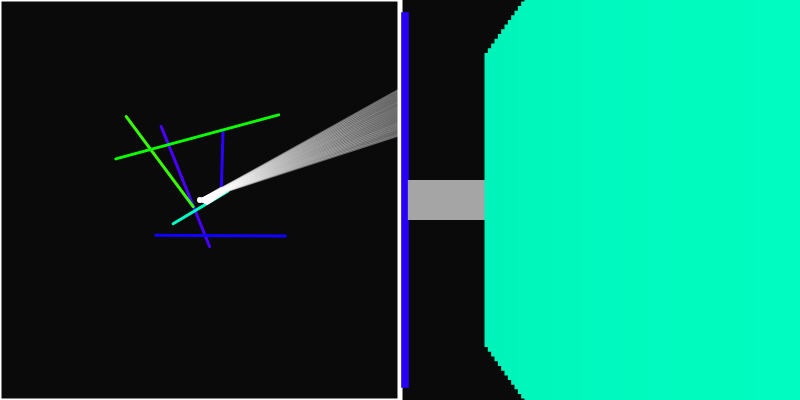
Frame 1 (no input)
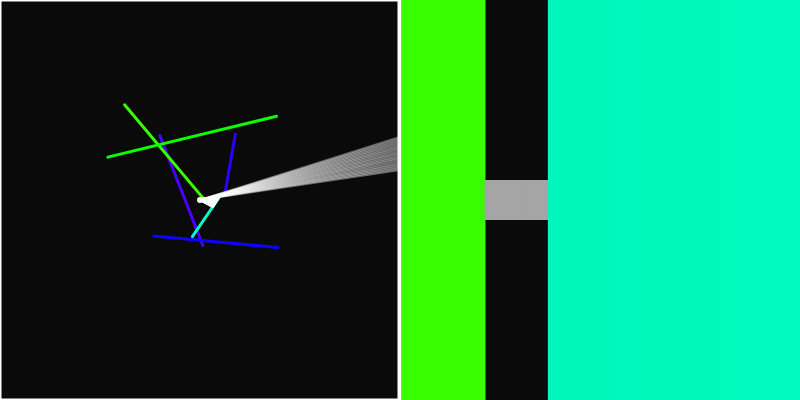
Frame 60 (no input)
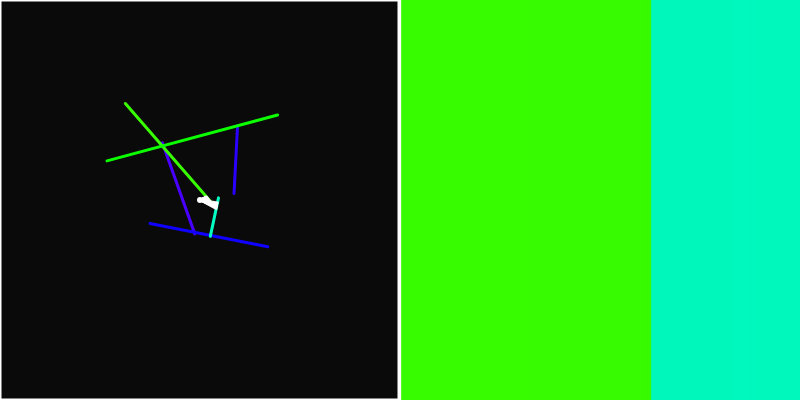
Frame 120 (the mouse pressed at the canvas centre since frame 60)

The p5.js sketch that drew these frames (run headless with seeded random() and noise() and a simulated clock; from frame 60 on, the mouse is pressed at the canvas centre):

// p5.js sketch
// ── sketch.js
let muri;
let fuoco;
var slider, slider2;
var larghezza, altezza, diagonale;

function setup(){
    larghezza = 400;
    altezza = 400;
    diagonale = Math.sqrt(altezza*altezza+larghezza*larghezza);
    createCanvas(larghezza*2,altezza);
    createElement("br");
    slider = createSlider(0, 360, 60);
    slider.input(setFOV);
    createElement("br");
    slider2 = createSlider(0,10, 1, 0.5);
    muri = [];
    fuoco = new Agente(larghezza/2, height/2,0,60);
    for (let i = 0; i<6; i++){
        muri.push(new Muro(0,0,0,0,true, random(360)));
    }
    /*4 muri laterali*/
    muri.push(new Muro(0,0,larghezza,0, false));
    muri.push(new Muro(0,0,0,height, false));
    muri.push(new Muro(0,height,larghezza,height, false));
    muri.push(new Muro(larghezza,0,larghezza,height, false));
}

function setFOV(){
    fuoco.setFOV(slider.value());
}

function draw(){
    background(10);
    for (muro of muri){
        muro.disegna();
        muro.update();
    }
    fuoco.disegna(muri);
    
    if (keyIsDown(UP_ARROW)) {
        fuoco.sposta(1);
    }
    if (keyIsDown(DOWN_ARROW)) {
        fuoco.sposta(-1);
    }
    if (keyIsDown(LEFT_ARROW)) {
        fuoco.ruota(-5);
    }
    if (keyIsDown(RIGHT_ARROW)) {
        fuoco.ruota(5);
    }
    
    stroke(255);
    strokeWeight(5);
    line(larghezza,0,larghezza,altezza);
    
    let frame = fuoco.getFrame(muri);
    rectMode(CENTER);
    push();
    let spessore = larghezza/frame.length;
    translate(larghezza+spessore,0);
    for (let i = 0; i<frame.length; i++){
        let barra = frame[i][0];
        let d = dist(fuoco.pos.x, fuoco.pos.y, barra.x, barra.y);
        let punto = createVector(barra.x-fuoco.pos.x, barra.y-fuoco.pos.y);
        let angolo = punto.heading();
        angolo-=fuoco.direzione.heading();
        let dDiretta = cos(angolo)*d;
        
        let intensita = map(dDiretta, 0, diagonale, 100, 0);
        colorMode(HSB);
        fill(frame[i][1].HUE,frame[i][1].saturation,intensita);
        //fill(random(255), random(255), random(255));
        noStroke();
        
        //let alt = map(dDiretta, 0, diagonale, altezza, 0);
        
        dDiretta/=20;
        
        let alt = (1/dDiretta)*altezza;
        
        rect(i*spessore,altezza/2, spessore+1, alt);
        colorMode(RGB);
    }
    pop();

}

const element = document.getElementById('canvas');

window.addEventListener('keydown', (event) => {
  if (event.key === 'ArrowUp' || event.key === 'ArrowDown' || event.key === 'ArrowLeft' || event.key === 'ArrowRight') {
    event.preventDefault();
  }
});

// ── Agente.js
class Agente{
    constructor(x, y, direzione, FOV){
        this.pos = createVector(x, y);
        this.direzione = p5.Vector.fromAngle(radians(direzione));
        this.FOV = radians(FOV);
        this.raggi = [];
        for (let i = -FOV/2; i<FOV/2; i+=0.5){
            this.raggi.push(new Raggio(this.pos, radians(i)));
        }
    }
    
    sposta(distanza){
        var spostamento = this.direzione.copy();
        spostamento.mult(distanza);
        this.pos.add(spostamento);
        this.pos.x = constrain(this.pos.x, 0, larghezza);
        this.pos.y = constrain(this.pos.y, 0, height);
    }
    
    ruota(angolo){
        this.direzione.rotate(radians(angolo));
        for(let raggio of this.raggi){
            raggio.angolo+=radians(angolo)
        }
    }
    
    setFOV(val){
        this.FOV = radians(val);
        this.raggi = [];
        for (let i = -val/2; i<val/2; i+=0.5){
            this.raggi.push(new Raggio(this.pos, this.direzione.heading() + radians(i)));
        }
    }
    
    getFrame(muri){
        let ret = [];
        for (let raggio of this.raggi){
            let dest = raggio.trovaFineAndMuro(muri);
            if (dest[0] != null){
                ret.push(dest);
            }
        }
        return ret;
    }
    
    disegna(muri){
        fill(255);
        noStroke();
        circle(this.pos.x, this.pos.y, 6);
        for (let raggio of this.raggi){
            let dest = raggio.trovaFine(muri);
            if (dest != null){
                stroke(255,100);
                strokeWeight(2);
                line(this.pos.x, this.pos.y, dest.x, dest.y);
            }
        }
    }
}
// ── Muro.js
class Muro{
    constructor(x1, y1, x2, y2, mobile, HUE){
        this.mobile = mobile;
        if (this.mobile){
            this.i = random(10000);
            this.j = random(10000);
            this.k = random(10000);
            this.m = random(10000);
            this.x1 = noise(this.i)*larghezza;
            this.y1 = noise(this.j)*height;
            this.x2 = noise(this.k)*larghezza;
            this.y2 = noise(this.m)*height;
            this.HUE = HUE;
            this.saturation = 100;
        }else{
            this.x1 = x1;
            this.y1 = y1;
            this.x2 = x2;
            this.y2 = y2;
            this.HUE = 0;
            this.saturation = 0;
        }
    }
    
    update(){
        if (this.mobile){
            let incremento = slider2.value()/1000;
            this.i+=incremento;
            this.j+=incremento;
            this.k+=incremento;
            this.m+=incremento;
            this.x1 = noise(this.i)*larghezza;
            this.y1 = noise(this.j)*height;
            this.x2 = noise(this.k)*larghezza;
            this.y2 = noise(this.m)*height;
        }
    }
    
    disegna(){
        colorMode(HSB);
        stroke(this.HUE, this.saturation, 100);
        strokeWeight(3);
        line(this.x1, this.y1, this.x2, this.y2);
        colorMode(RGB);
    }
}
// ── Raggio.js
class Raggio{
    constructor(origine, angolo){
        this.pos = origine;
        this.angolo = angolo;
    }
    
    disegna(){
        push();
        translate(this.pos.x, this.pos.y);
        const p2 = p5.Vector.fromAngle(this.angolo, 20);
        stroke(255);
        line(0,0, p2.x, p2.y);
        pop();
    }
    
    trovaFine(muri){
        const p2 = p5.Vector.fromAngle(this.angolo,larghezza+height);
        const x1 = this.pos.x;
        const y1 = this.pos.y;
        const x2 = this.pos.x+p2.x;
        const y2 = this.pos.y+p2.y;
        
        let min = Infinity;
        let fine = null;
        for (let muro of muri){
            let x3 = muro.x1;
            let y3 = muro.y1;
            let x4 = muro.x2;
            let y4 = muro.y2;
            
            let den = (x1-x2)*(y3-y4)-(y1-y2)*(x3-x4);
            if (den == 0){
                //return;       nessuna intersezione con questo muro
            }else{
                let t = ((x1-x3)*(y3-y4)-(y1-y3)*(x3-x4))/den;
                let u = -((x1-x2)*(y1-y3)-(y1-y2)*(x1-x3))/den;
                if (t > 0 && t<1 && u>0 && u<1){
                    let intersezione = createVector(x1+t*(x2-x1), y1+t*(y2-y1));
                    let d = dist(x1, y1, intersezione.x, intersezione.y);
                    if (d < min){
                        min = d;
                        fine = intersezione;
                    }
                }else{
                    //return;   nessuna intersezione con questo muro
                }
            }
        }
        return fine;
    }
    
    trovaFineAndMuro(muri){
        const p2 = p5.Vector.fromAngle(this.angolo,larghezza+height);
        const x1 = this.pos.x;
        const y1 = this.pos.y;
        const x2 = this.pos.x+p2.x;
        const y2 = this.pos.y+p2.y;
        
        let min = Infinity;
        let fine = null;
        let muroFine = null;
        for (let muro of muri){
            let x3 = muro.x1;
            let y3 = muro.y1;
            let x4 = muro.x2;
            let y4 = muro.y2;
            
            let den = (x1-x2)*(y3-y4)-(y1-y2)*(x3-x4);
            if (den == 0){
                //return;       nessuna intersezione con questo muro
            }else{
                let t = ((x1-x3)*(y3-y4)-(y1-y3)*(x3-x4))/den;
                let u = -((x1-x2)*(y1-y3)-(y1-y2)*(x1-x3))/den;
                if (t > 0 && t<1 && u>0 && u<1){
                    let intersezione = createVector(x1+t*(x2-x1), y1+t*(y2-y1));
                    let d = dist(x1, y1, intersezione.x, intersezione.y);
                    if (d < min){
                        min = d;
                        fine = intersezione;
                        muroFine = muro;
                    }
                }else{
                    //return;   nessuna intersezione con questo muro
                }
            }
        }
        return [fine, muroFine];
    }
}
